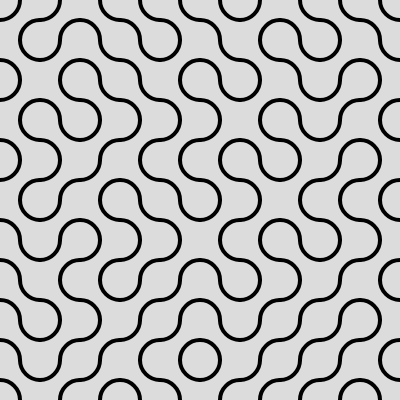
Frame 1 (no input)
Frame 60 (no input): identical to frame 1, image omitted
Frame 120 (the mouse pressed at the canvas centre since frame 60): identical to frame 1, image omitted

The p5.js sketch that drew this single still picture (run headless with seeded random() and noise() and a simulated clock; from frame 60 on, the mouse is pressed at the canvas centre):

// p5.js sketch
// ── sketch.js
// https://editor.p5js.org/jht9629-gmail/sketches/LnPplI2CR
// truchet tiles pause

let len = 40;
let a_angle = 0;
let a_arr = [];
// {count: seconds,...}
let a_pause_dict = {0: 2.0, 90: 2.0, 180: 2.0, 270: 2.0}
let a_pause_start = -1;
let a_pause_lapse;

function setup() {
  createCanvas(400, 400);
  angleMode(DEGREES);
  noFill();
  strokeWeight(4);
  // Fill array a_arr with random true/false values
  for (let x = 0; x < width; x += len) {
    for (let y = 0; y < height; y += len) {
      let odd = random() > 0.5
      a_arr.push(odd)
    }
  }
}

function draw() {
  let half = len / 2;
  background(220);
  let index = 0
  for (let x = 0; x < width; x += len) {
    for (let y = 0; y < height; y += len) {
      let odd = a_arr[index]
      if (odd) {
        drawLeft(x, y, half);
      } else {
        drawRight(x, y, half);
      }
      index++;
    }
  }
  if (check_cycle()) {
    a_angle = (a_angle + 1) % 360;
  }
}

// return true to advance cycle
// use a_angle to find seconds to pause in a_pause_dict
function check_cycle() {
  if (a_pause_start > 0) {
    let now = millis(); 
    if (now - a_pause_start > a_pause_lapse) {
      a_pause_start = 0;
      return true;
    }
    else {
      return false
    }
  }
  let lapse = a_pause_dict[a_angle];
  if (lapse) {
    a_pause_start = millis();
    a_pause_lapse = lapse * 1000;
    return false
  }
  else {  
    return true; 
  }
}

function drawLeft(x, y, half) {
  push();
  translate(x + half, y + half);
  rotate(a_angle);
  arc(-half + 0, -half + 0, len, len, 0, 90);
  arc(-half + len, -half + len, len, len, 180, 270);
  pop();
}

function drawRight(x, y, half) {
  push();
  noFill();
  translate(x + half, y + half);
  rotate(a_angle);
  arc(-half + len, -half + 0, len, len, 90, 180);
  arc(-half + 0, -half + len, len, len, 270, 360);
  pop();
}

// https://editor.p5js.org/jht9629-gmail/sketches/EfQDCJ5aR
// truchet tiles array

// https://editor.p5js.org/jht9629-nyu/sketches/5TSs5XB6o
// truchet tiles rotate

// https://editor.p5js.org/jht9629-nyu/sketches/1CpIVSqp_d
// truchet tiles re-factored

// https://editor.p5js.org/jht9629-nyu/sketches/lBrb1cBQ7
// truchet tiles copy

// https://editor.p5js.org/ambikajo/sketches/cKu3Gn0Po
// truchet tiles by ambikajo
